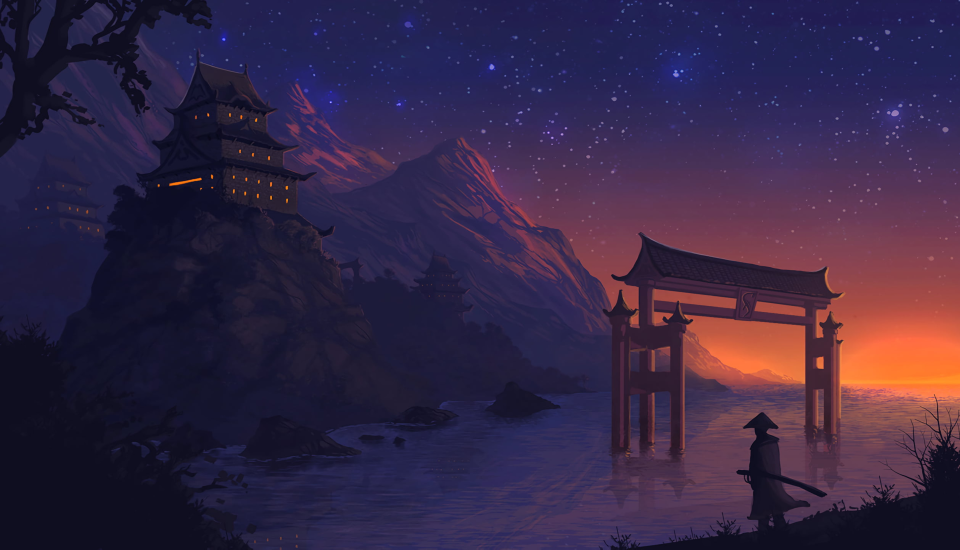
#> input picture CV-Project/watermark.jpg, 2880 x 1648 px (shown at 1/3 size); the run also reads 1 picture not shown here
$ python new.py
#> lines starting #> are read from the running program, lines starting #| are printed output that depends on the picture; pictures that were not available may be replaced by others from this repository, and a replacement may not be noted
import cv2
import numpy as np
import pywt

def embed_watermark(main_image_path, watermark_image_path, output_image_path):
    # Load main image in color (3 channels) and watermark in grayscale
#> called with main_image_path = 'watermark.jpg', watermark_image_path = 'Vector.png', output_image_path = 'wh.jpg'
    main_image = cv2.imread(main_image_path)  # Load the main image in color
#> main_image is the input picture: shape (1648, 2880, 3); mean B, G, R 69.3, 38.8, 54.6
    watermark = cv2.imread(watermark_image_path, cv2.IMREAD_GRAYSCALE)
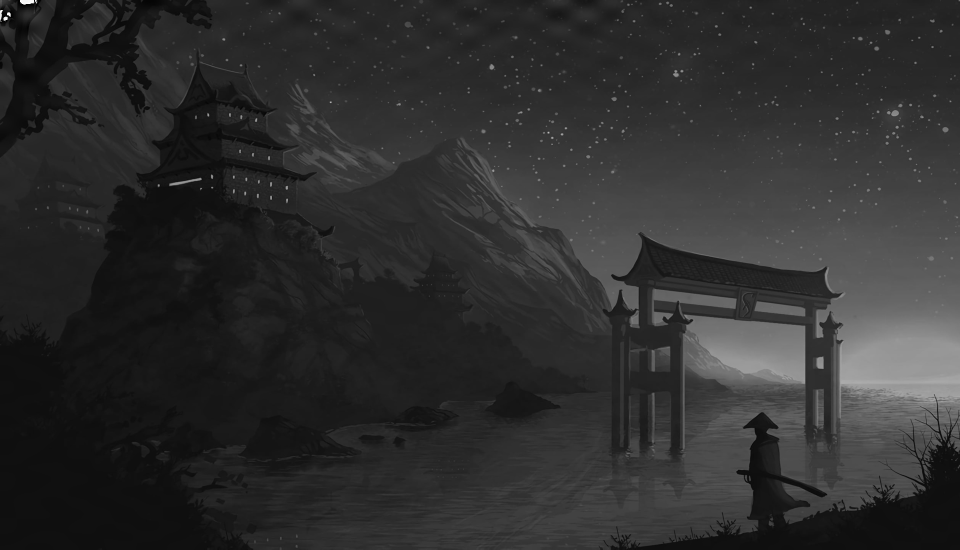
#> watermark: shape (1648, 2880) (shown at 1/3 size); min 0, max 255, mean 46.5

    wm_height, wm_width = main_image.shape[0] // 4, main_image.shape[1] // 4
#> wm_height = 412; wm_width = 720
    watermark_resized = cv2.resize(watermark, (wm_width, wm_height))
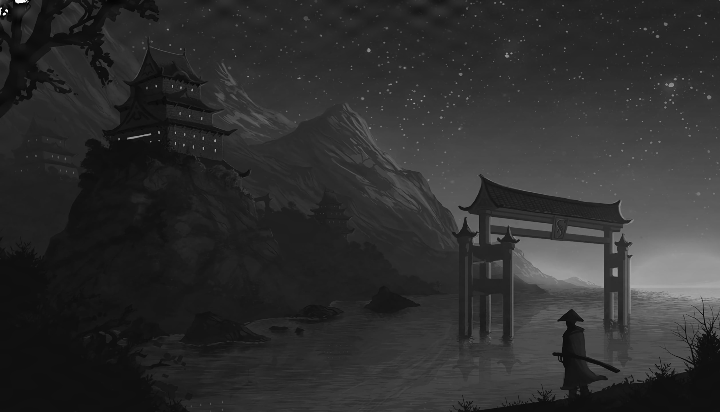
#> watermark_resized: shape (412, 720); min 2, max 253, mean 46.6

    # Split the main image into its color channels (B, G, R)
    blue_channel, green_channel, red_channel = cv2.split(main_image)
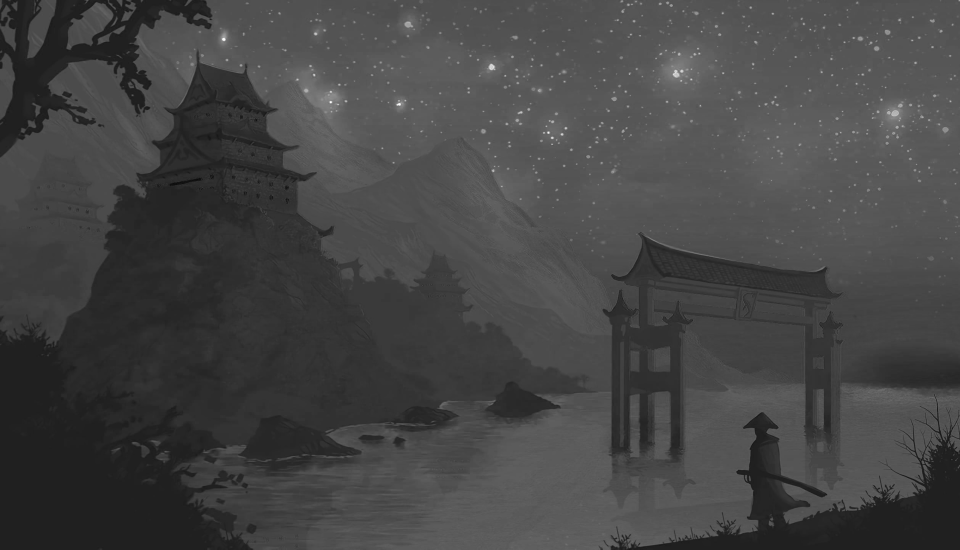
#> blue_channel: shape (1648, 2880) (shown at 1/3 size); min 0, max 255, mean 69.3
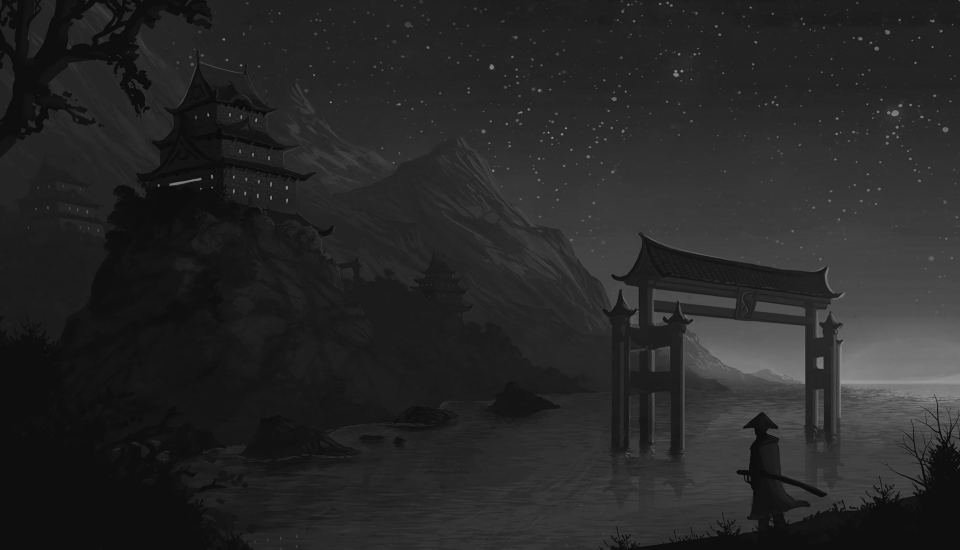
#> green_channel: shape (1648, 2880) (shown at 1/3 size); min 0, max 205, mean 38.8
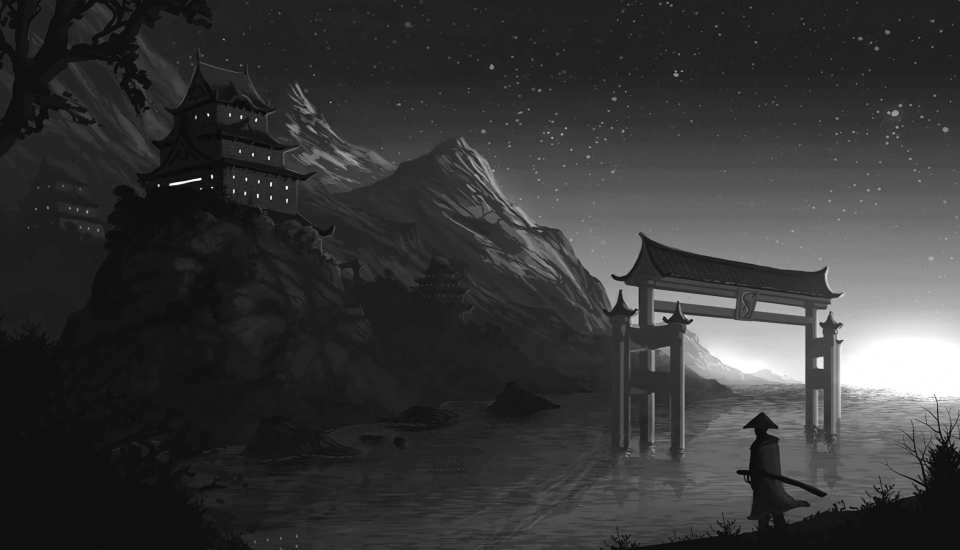
#> red_channel: shape (1648, 2880) (shown at 1/3 size); min 0, max 255, mean 54.6

    # Function to embed watermark into a single channel
    def embed_in_channel(channel, watermark_resized, alpha=1):
        # Apply DWT on the channel
#> called with alpha = 1
        coeffs = pywt.dwt2(channel, 'haar')
        LL, (LH, HL, HH) = coeffs
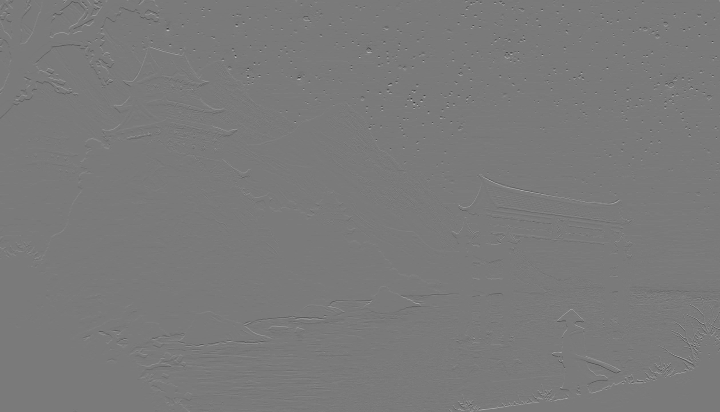
#> LH: shape (824, 1440) float64 (shown at 1/2 size); min -57, max 61.5, mean 0; drawn with min black and max white

        # Embed watermark into the HH component
        wm_resized_float = watermark_resized.astype(np.float32) / 255
        HH[:wm_height, :wm_width] += wm_resized_float * alpha  # Adjust alpha for invisibility

        # Perform inverse DWT
        coeffs_embedded = (LL, (LH, HL, HH))
        channel_embedded = pywt.idwt2(coeffs_embedded, 'haar')

        return np.clip(channel_embedded, 0, 255).astype(np.uint8)

    # Embed watermark into each color channel
    blue_channel_embedded = embed_in_channel(blue_channel, watermark_resized)
    green_channel_embedded = embed_in_channel(green_channel, watermark_resized)
    red_channel_embedded = embed_in_channel(red_channel, watermark_resized)
#> call 3 of embed_in_channel, with alpha = 1
#> in embed_in_channel (call 3), `LL, (LH, HL, HH) = coeffs`:
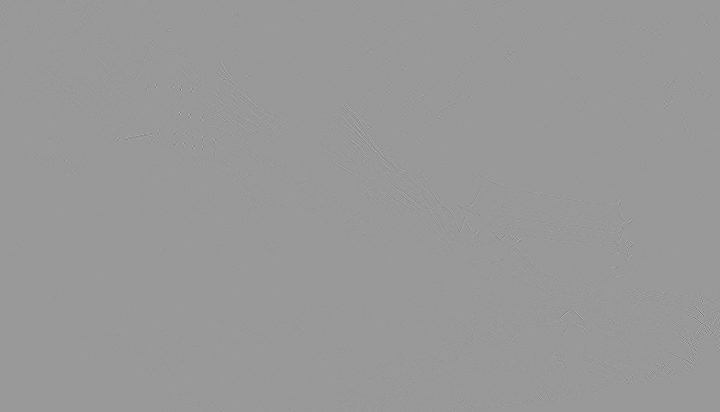
#> HH: shape (824, 1440) float64 (shown at 1/2 size); min -37.5, max 25, mean 0; drawn with min black and max white

    # Merge the channels back into a color image
    watermarked_image = cv2.merge((blue_channel_embedded, green_channel_embedded, red_channel_embedded))

    # Save the watermarked image
    cv2.imwrite(output_image_path, watermarked_image)

    print(f"Watermark embedded and saved to {output_image_path}")

# Usage example
main_image_path = 'watermark.jpg'  # Path to the main image
watermark_image_path = 'Vector.png'  # Path to the watermark image
output_image_path = 'wh.jpg'  # Path where the watermarked image will be saved

embed_watermark(main_image_path, watermark_image_path, output_image_path)
